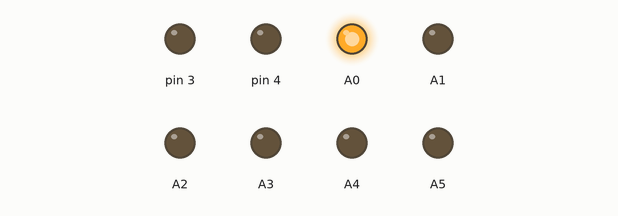
The sketch below on a simulated Arduino Uno, built with avr-gcc and run on an emulated ATmega328P. Parts: output pins drawn as LEDs (lit = HIGH).

Above: at 0.2 s.
At 0.7 s:
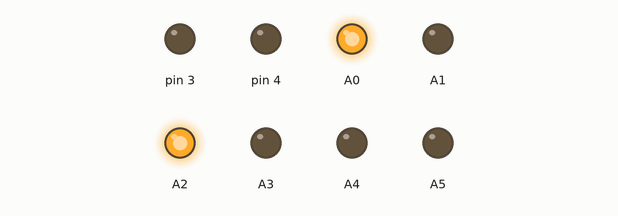
At 1.7 s:
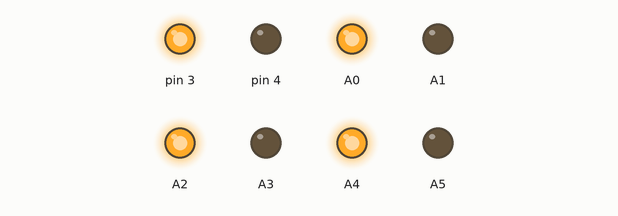
At 4.7 s:
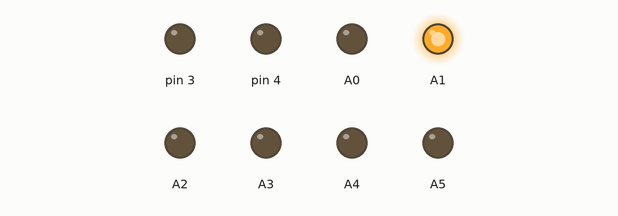
At 7.7 s:
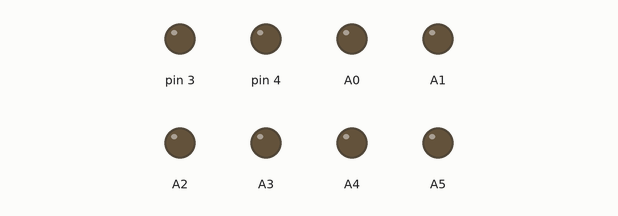
At 10.2 s:
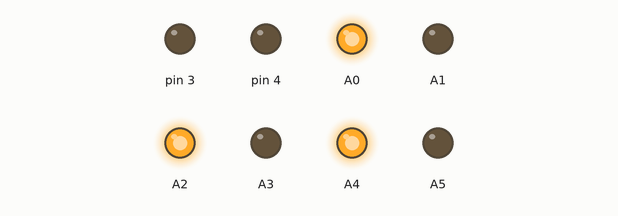
Timing chart, 0 to 11.7 s (numbered marks = the images above):
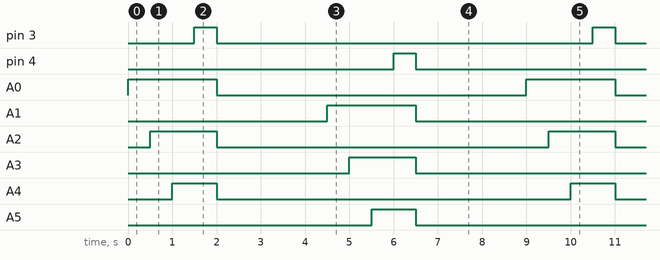

The sketch:

MotorTest.ino
```cpp
void setup(){
    pinMode(A0, OUTPUT);
    pinMode(A1, OUTPUT);

    pinMode(A2, OUTPUT);
    pinMode(A3, OUTPUT);

    pinMode(A4, OUTPUT);
    pinMode(A5, OUTPUT);

    pinMode(3, OUTPUT);
    pinMode(4, OUTPUT);

}

void loop(){

    // Front = side with h bridges.

    // Front right (Leftmost pins on h bridge)
    digitalWrite(A0, HIGH);
    digitalWrite(A1, LOW);
    delay(500);

    // Back right (Rightmost pins on h bridge)
    digitalWrite(A2, HIGH);
    digitalWrite(A3, LOW);
    delay(500);

    // Front Left (Second set of pins on h bridges)
    digitalWrite(A4, HIGH);
    digitalWrite(A5, LOW);
    delay(500);

    // Back Left (Third set of pins of h bridge)
    digitalWrite(3, HIGH);
    digitalWrite(4, LOW);
    delay(500);

    digitalWrite(A0, LOW);
    digitalWrite(A1, LOW);
    digitalWrite(A2, LOW);
    digitalWrite(A3, LOW);
    digitalWrite(A4, LOW);
    digitalWrite(A5, LOW);
    digitalWrite(3, LOW);
    digitalWrite(4, LOW);

    delay(2500);

    digitalWrite(A0, LOW);
    digitalWrite(A1, HIGH);
    delay(500);
    digitalWrite(A2, LOW);
    digitalWrite(A3, HIGH);
    delay(500);
    digitalWrite(A4, LOW);
    digitalWrite(A5, HIGH);
    delay(500);
    digitalWrite(3, LOW);
    digitalWrite(4, HIGH);
    delay(500);

    digitalWrite(A0, LOW);
    digitalWrite(A1, LOW);
    digitalWrite(A2, LOW);
    digitalWrite(A3, LOW);
    digitalWrite(A4, LOW);
    digitalWrite(A5, LOW);
    digitalWrite(3, LOW);
    digitalWrite(4, LOW);

    delay(2500);
}
```

Measured:
- by itself, pin 3, pin 4: alternates HIGH for 0.50 s and LOW for 8.5 s
- by itself, A0, A1: alternates HIGH for 2.0 s and LOW for 7.0 s
- by itself, A2, A3: alternates HIGH for 1.5 s and LOW for 7.5 s
- by itself, A4, A5: alternates HIGH for 1.0 s and LOW for 8.0 s
